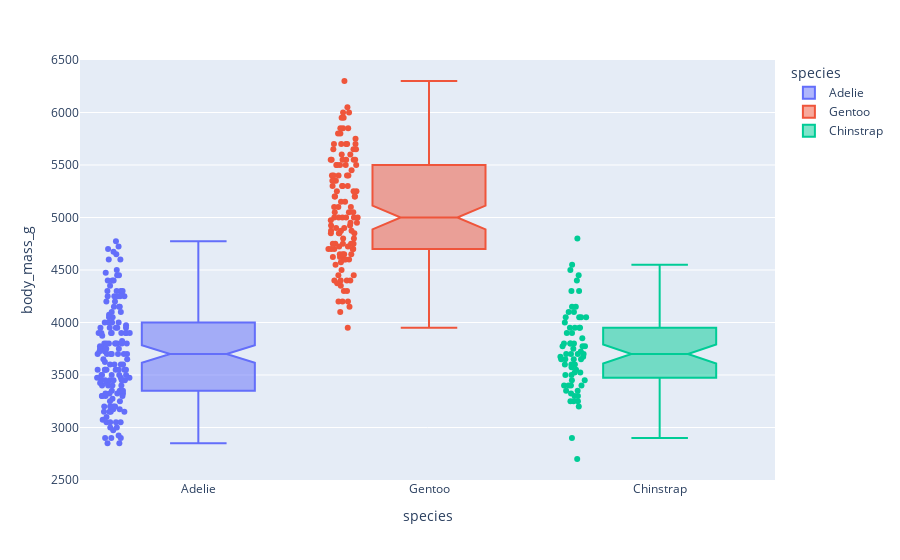

Notebook code cell kept with this figure:
### Code cell
fig = px.box(df, x='species', y='body_mass_g', color='species', points='all', notched=True)
fig.show()

### Figure 1 — Plotly figure (JSON) as saved in the notebook; plotly's stock layout.template omitted (floating-point values rounded to 4 significant figures; data arrays with more than 128 entries replaced by an {"elided": "..."} marker saying what was removed)
{"data": [{"alignmentgroup": "True", "boxpoints": "all", "hovertemplate": "species=%{x}<br>body_mass_g=%{y}<extra></extra>", "legendgroup": "Adelie", "marker": {"color": "#636efa"}, "name": "Adelie", "notched": true, "offsetgroup": "Adelie", "orientation": "v", "showlegend": true, "type": "box", "x": {"elided": "151 str values"}, "x0": " ", "xaxis": "x", "y": {"elided": "151 int values"}, "y0": " ", "yaxis": "y"}, {"alignmentgroup": "True", "boxpoints": "all", "hovertemplate": "species=%{x}<br>body_mass_g=%{y}<extra></extra>", "legendgroup": "Gentoo", "marker": {"color": "#EF553B"}, "name": "Gentoo", "notched": true, "offsetgroup": "Gentoo", "orientation": "v", "showlegend": true, "type": "box", "x": ["Gentoo", "Gentoo", "Gentoo", "Gentoo", "Gentoo", "Gentoo", "Gentoo", "Gentoo", "Gentoo", "Gentoo", "Gentoo", "Gentoo", "Gentoo", "Gentoo", "Gentoo", "Gentoo", "Gentoo", "Gentoo", "Gentoo", "Gentoo", "Gentoo", "Gentoo", "Gentoo", "Gentoo", "Gentoo", "Gentoo", "Gentoo", "Gentoo", "Gentoo", "Gentoo", "Gentoo", "Gentoo", "Gentoo", "Gentoo", "Gentoo", "Gentoo", "Gentoo", "Gentoo", "Gentoo", "Gentoo", "Gentoo", "Gentoo", "Gentoo", "Gentoo", "Gentoo", "Gentoo", "Gentoo", "Gentoo", "Gentoo", "Gentoo", "Gentoo", "Gentoo", "Gentoo", "Gentoo", "Gentoo", "Gentoo", "Gentoo", "Gentoo", "Gentoo", "Gentoo", "Gentoo", "Gentoo", "Gentoo", "Gentoo", "Gentoo", "Gentoo", "Gentoo", "Gentoo", "Gentoo", "Gentoo", "Gentoo", "Gentoo", "Gentoo", "Gentoo", "Gentoo", "Gentoo", "Gentoo", "Gentoo", "Gentoo", "Gentoo", "Gentoo", "Gentoo", "Gentoo", "Gentoo", "Gentoo", "Gentoo", "Gentoo", "Gentoo", "Gentoo", "Gentoo", "Gentoo", "Gentoo", "Gentoo", "Gentoo", "Gentoo", "Gentoo", "Gentoo", "Gentoo", "Gentoo", "Gentoo", "Gentoo", "Gentoo", "Gentoo", "Gentoo", "Gentoo", "Gentoo", "Gentoo", "Gentoo", "Gentoo", "Gentoo", "Gentoo", "Gentoo", "Gentoo", "Gentoo", "Gentoo", "Gentoo", "Gentoo", "Gentoo", "Gentoo", "Gentoo", "Gentoo", "Gentoo", "Gentoo"], "x0": " ", "xaxis": "x", "y": [4500, 5700, 4450, 5700, 5400, 4550, 4800, 5200, 4400, 5150, 4650, 5550, 4650, 5850, 4200, 5850, 4150, 6300, 4800, 5350, 5700, 5000, 4400, 5050, 5000, 5100, 4100, 5650, 4600, 5550, 5250, 4700, 5050, 6050, 5150, 5400, 4950, 5250, 4350, 5350, 3950, 5700, 4300, 4750, 5550, 4900, 4200, 5400, 5100, 5300, 4850, 5300, 4400, 5000, 4900, 5050, 4300, 5000, 4450, 5550, 4200, 5300, 4400, 5650, 4700, 5700, 4650, 5800, 4700, 5550, 4750, 5000, 5100, 5200, 4700, 5800, 4600, 6000, 4750, 5950, 4625, 5450, 4725, 5350, 4750, 5600, 4600, 5300, 4875, 5550, 4950, 5400, 4750, 5650, 4850, 5200, 4925, 4875, 4625, 5250, 4850, 5600, 4975, 5500, 4725, 5500, 4700, 5500, 4575, 5500, 5000, 5950, 4650, 5500, 4375, 5850, 4875, 6000, 4925, 4850, 5750, 5200, 5400], "y0": " ", "yaxis": "y"}, {"alignmentgroup": "True", "boxpoints": "all", "hovertemplate": "species=%{x}<br>body_mass_g=%{y}<extra></extra>", "legendgroup": "Chinstrap", "marker": {"color": "#00cc96"}, "name": "Chinstrap", "notched": true, "offsetgroup": "Chinstrap", "orientation": "v", "showlegend": true, "type": "box", "x": ["Chinstrap", "Chinstrap", "Chinstrap", "Chinstrap", "Chinstrap", "Chinstrap", "Chinstrap", "Chinstrap", "Chinstrap", "Chinstrap", "Chinstrap", "Chinstrap", "Chinstrap", "Chinstrap", "Chinstrap", "Chinstrap", "Chinstrap", "Chinstrap", "Chinstrap", "Chinstrap", "Chinstrap", "Chinstrap", "Chinstrap", "Chinstrap", "Chinstrap", "Chinstrap", "Chinstrap", "Chinstrap", "Chinstrap", "Chinstrap", "Chinstrap", "Chinstrap", "Chinstrap", "Chinstrap", "Chinstrap", "Chinstrap", "Chinstrap", "Chinstrap", "Chinstrap", "Chinstrap", "Chinstrap", "Chinstrap", "Chinstrap", "Chinstrap", "Chinstrap", "Chinstrap", "Chinstrap", "Chinstrap", "Chinstrap", "Chinstrap", "Chinstrap", "Chinstrap", "Chinstrap", "Chinstrap", "Chinstrap", "Chinstrap", "Chinstrap", "Chinstrap", "Chinstrap", "Chinstrap", "Chinstrap", "Chinstrap", "Chinstrap", "Chinstrap", "Chinstrap", "Chinstrap", "Chinstrap", "Chinstrap"], "x0": " ", "xaxis": "x", "y": [3500, 3900, 3650, 3525, 3725, 3950, 3250, 3750, 4150, 3700, 3800, 3775, 3700, 4050, 3575, 4050, 3300, 3700, 3450, 4400, 3600, 3400, 2900, 3800, 3300, 4150, 3400, 3800, 3700, 4550, 3200, 4300, 3350, 4100, 3600, 3900, 3850, 4800, 2700, 4500, 3950, 3650, 3550, 3500, 3675, 4450, 3400, 4300, 3250, 3675, 3325, 3950, 3600, 4050, 3350, 3450, 3250, 4050, 3800, 3525, 3950, 3650, 3650, 4000, 3400, 3775, 4100, 3775], "y0": " ", "yaxis": "y"}], "layout": {"boxmode": "overlay", "legend": {"title": {"text": "species"}, "tracegroupgap": 0}, "margin": {"t": 60}, "xaxis": {"anchor": "y", "categoryarray": ["Adelie", "Gentoo", "Chinstrap"], "categoryorder": "array", "domain": [0, 1], "title": {"text": "species"}}, "yaxis": {"anchor": "x", "domain": [0, 1], "title": {"text": "body_mass_g"}}}}
